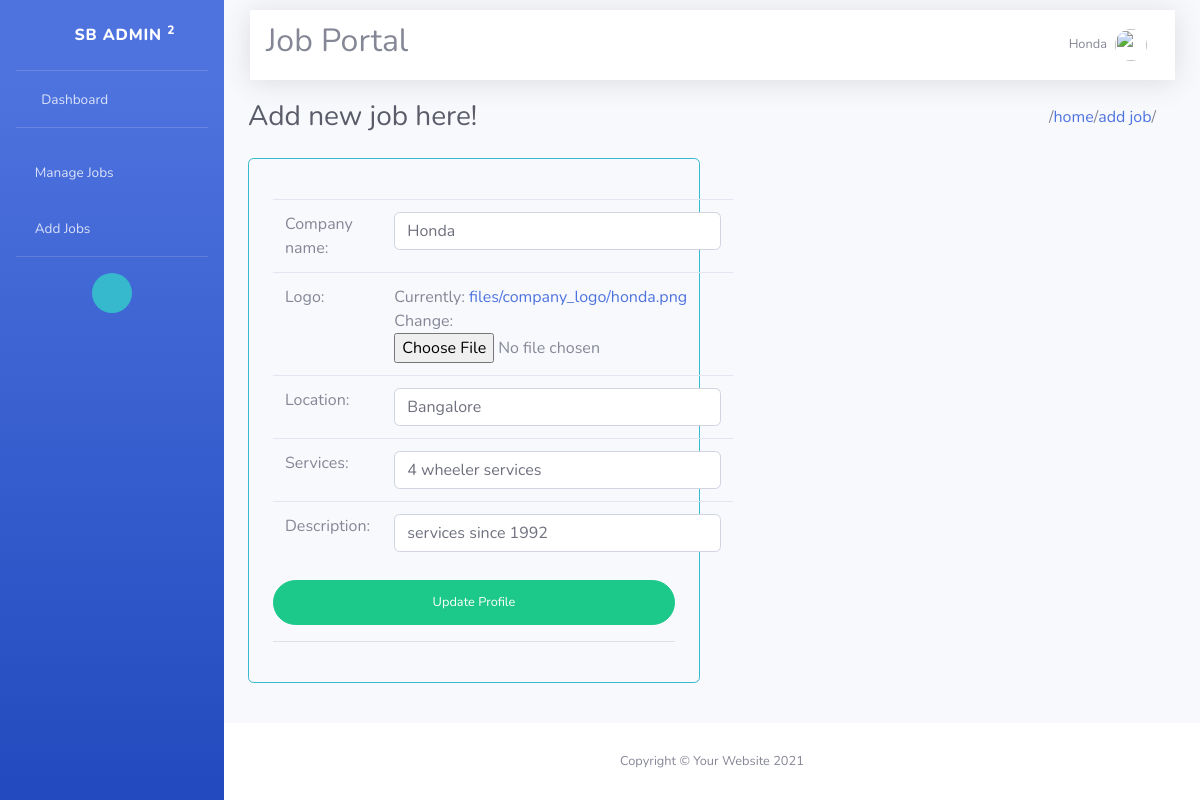
Page /profile/1/update/ (signed in) on the committed database.
### employer/models.py (models this page shows)
class CustomUser(AbstractUser):
    options = (
        ("employer", 'Employer'),
        ("candidate", "Candidate")
    )
    role = models.CharField(max_length=120, choices=options, default="candidate")

class CompanyProfiles(models.Model):
    company_name = models.CharField(max_length=100)
    user = models.OneToOneField(CustomUser, on_delete=models.CASCADE, related_name="employer")
    logo = models.ImageField(upload_to="files/company_logo", null=True)
    location = models.CharField(max_length=100)
    services = models.CharField(max_length=100)
    description = models.CharField(max_length=100)

### employer/views.py (the view)
# urls.py: path('profile/<int:id>/update/', views.EmpProfileEditVIew.as_view(), name="profile-update"),
@method_decorator(signin_required, name='dispatch')
class EmpProfileEditVIew(UpdateView):
    model = CompanyProfiles
    form_class = CompanyProfileForm
    pk_url_kwarg = 'id'
    template_name = "employer/profile-update.html"
    success_url = reverse_lazy("employer:profile-view")

### employer/forms.py
class CompanyProfileForm(forms.ModelForm):
    class Meta:
        model = CompanyProfiles
        exclude = ("user",)
        widgets = {
            'company_name': forms.TextInput(attrs={
                "class": "form-control",
                "placeholder": "First Name",
            }),
            'location': forms.TextInput(attrs={
                "class": "form-control",
            }),
            'services': forms.TextInput(attrs={
                "class": "form-control",
            }),
            'description': forms.TextInput(attrs={
                "class": "form-control",
            }),
        }

### employer/templates/employer/profile-update.html (shortened to what this page needs)
{% extends 'employer/base.html' %}
{% load static %}
{% block content %}
<div class="d-sm-flex align-items-center justify-content-between mb-4">
    <h1 class="h3 mb-0 text-gray-800">Add new job here!</h1>
    <div class="d-flex" style="margin-right: 20px">
        /<a href="{% url 'employer:home' %}">home</a>/
        <a href="#">add job</a>/
    </div>
</div>
<div class="row">
    <div class="col-lg-6">
        <div class="p-4 rounded border border-info">
            <form class="user" method="post" enctype="multipart/form-data">
                <table class="table">
                {% for field in form %}
                <div class="form-group">
                    <tr>
                        <td>{{ field.label }}:</td>
                        <td>{{ field }}</td>
                    </tr>
                </div>
                {% endfor %}
                </table>
                <input type="submit" value="Update Profile" class="btn btn-success btn-user btn-block">
            </form>
            <hr>
        </div>
    </div>
</div>
{% endblock %}

### employer/templates/employer/partials/header.html (shortened to what this page needs)
{% load static %}
<nav class="navbar navbar-expand navbar-light bg-white topbar mb-4 fixed-top shadow" style="margin: 10px 25px 0 250px;}">
    <h2>Job Portal</h2>
    <ul class="navbar-nav ml-auto">
        {% if request.user.is_authenticated %}
        <li class="nav-item dropdown no-arrow">
            <a class="nav-link dropdown-toggle" href="#" id="userDropdown" role="button"
                data-toggle="dropdown" aria-haspopup="true" aria-expanded="false">
                <span class="mr-2 d-none d-lg-inline text-gray-600 small">
                    {% if request.user.employer.company_name %}
                        {{ request.user.employer.company_name }}
                    {% else %}
                        {{ request.user.username }}
                    {% endif %}
                </span>
                <img class="img-profile rounded-circle"
                    src="{% static 'img/undraw_profile.svg' %}">
            </a>
        </li>
        {% endif %}
    </ul>
</nav>

### rows in the picture
CustomUser: user.employer.company_name "Honda"
CompanyProfiles: form "Honda" "Bangalore" "4 wheeler services" "services since 1992"

### other values in the picture
{{ field.label }} "Company name" "Logo" "Location" "Services" "Description"
